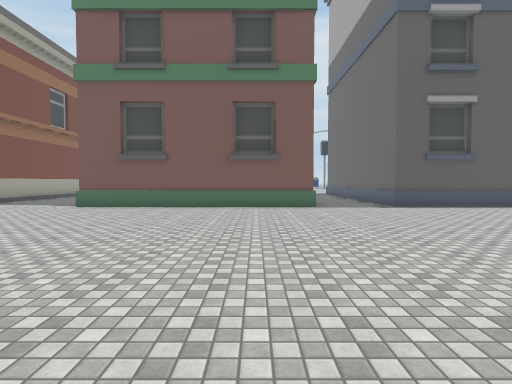
[1] (above)

22 first-person views from a walk through a 3-D level made in the Unity game engine. The camera is 1.5 m above the floor, tilts 2° down and sees 80° across. The floor is counted in squares, 2 m on a side. Each view is taken from the middle of a square. On the plan, view 1 faces up. The plan holds only what a view shows up to about 10 squares ahead; the rest is blank. The place goes on beyond the plan. Some surface patterns are stand-ins.

[2]
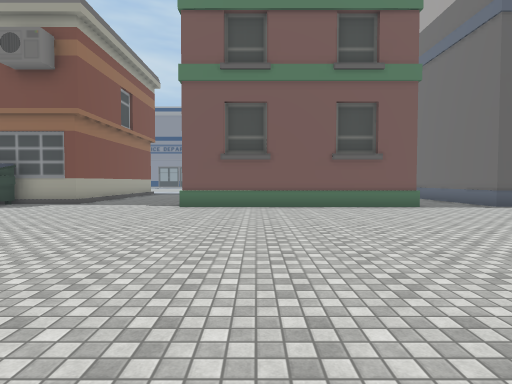

[3]
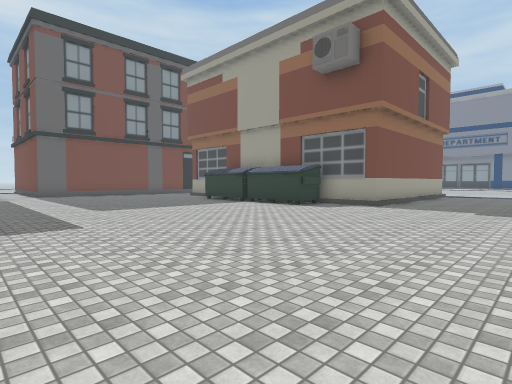

[4]
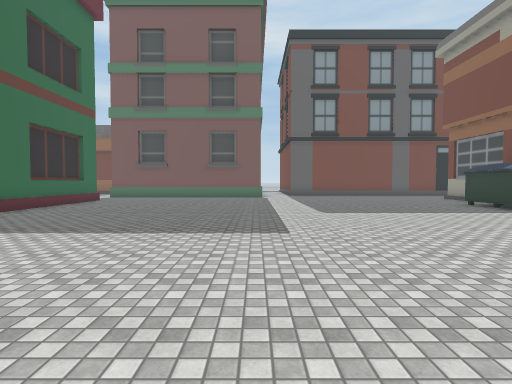

[5]
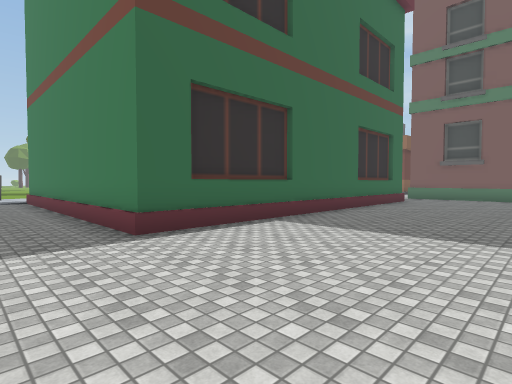

[6]
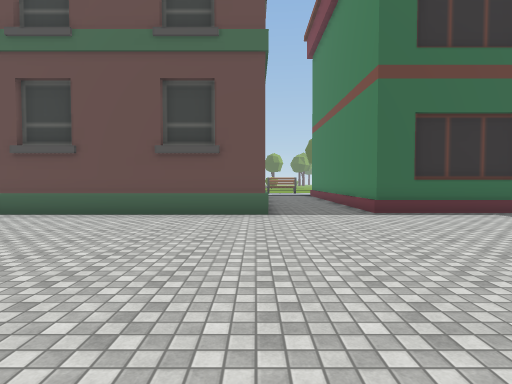

[7]
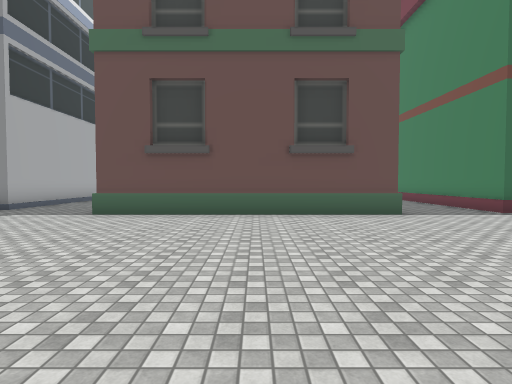

[8]
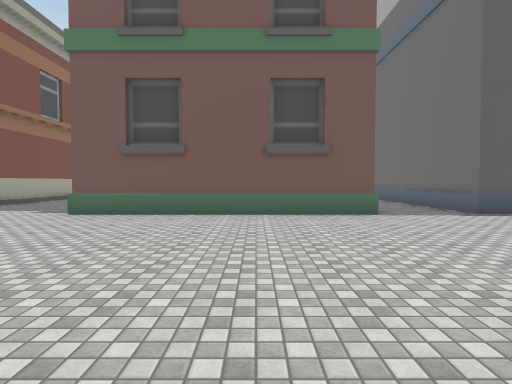

[9]
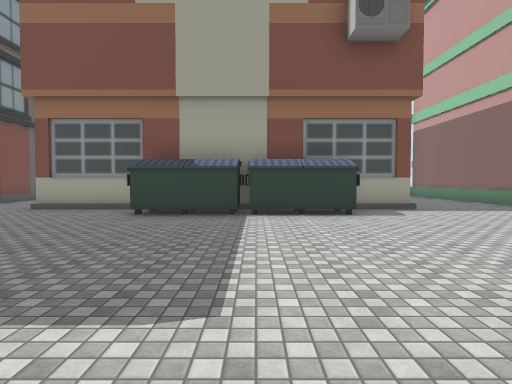

[10]
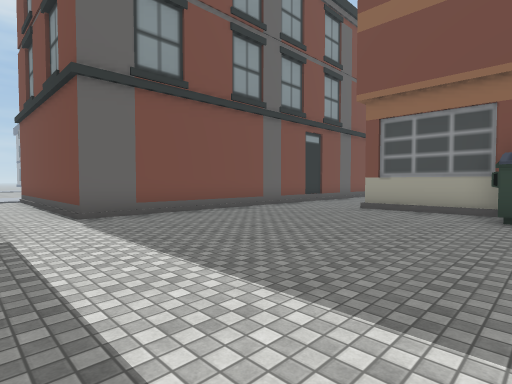

[11]
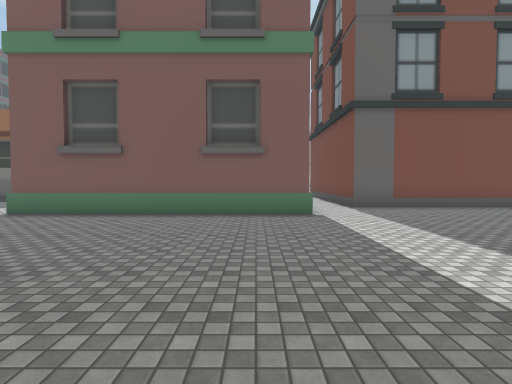

[12]
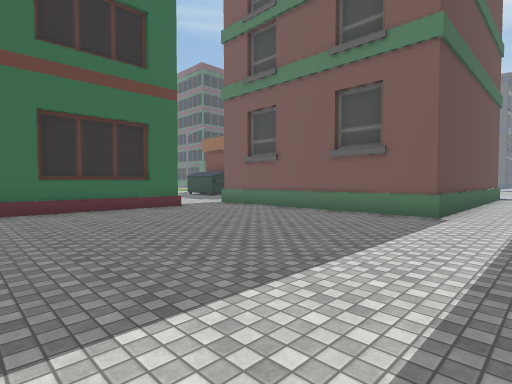

[13]
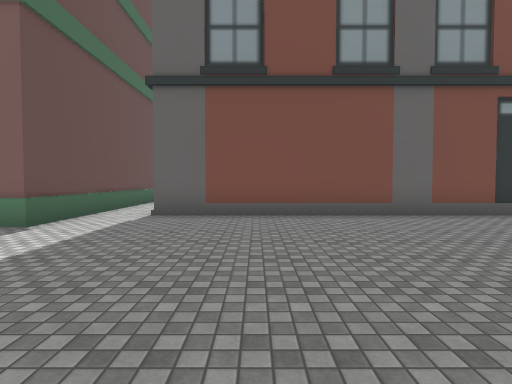

[14]
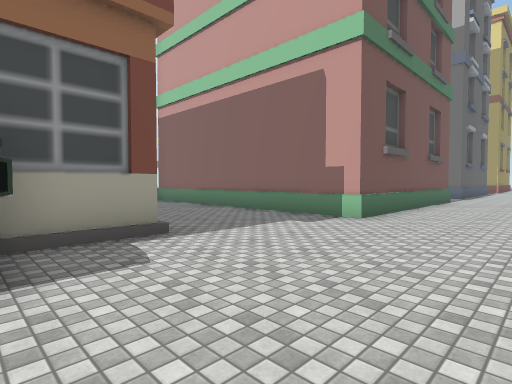

[15]
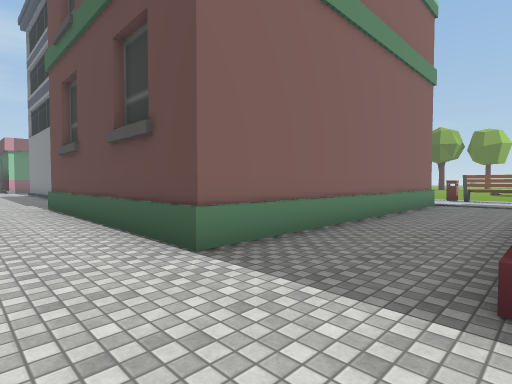

[16]
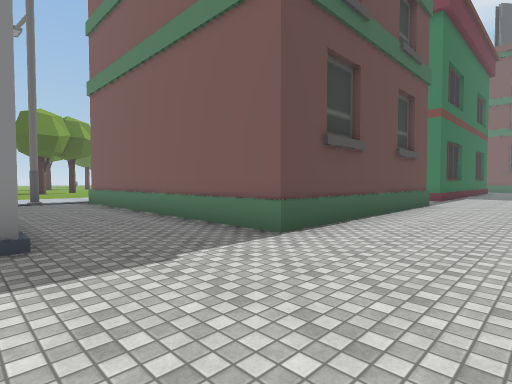

[17]
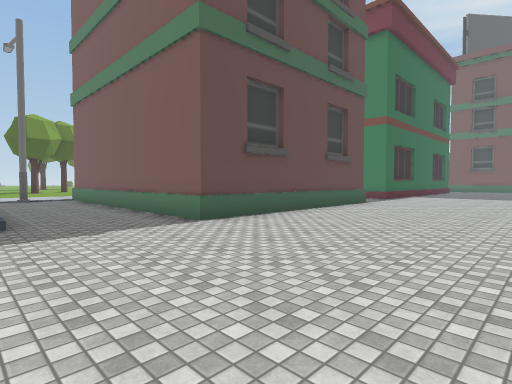

[18]
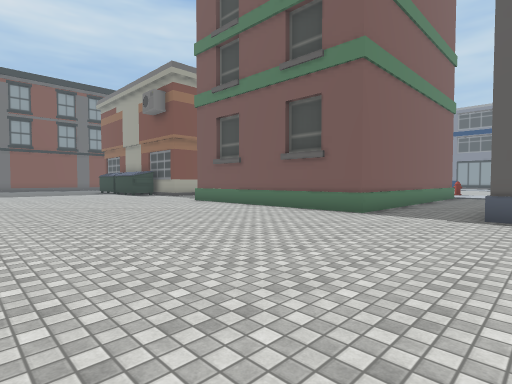

[19]
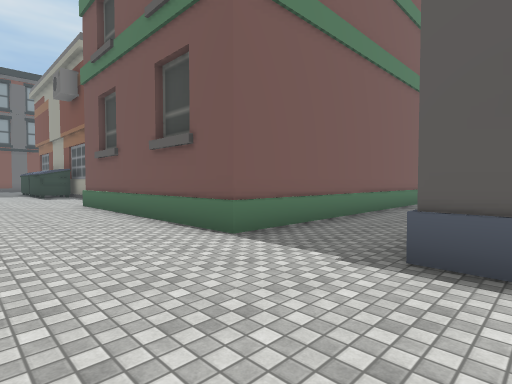

[20]
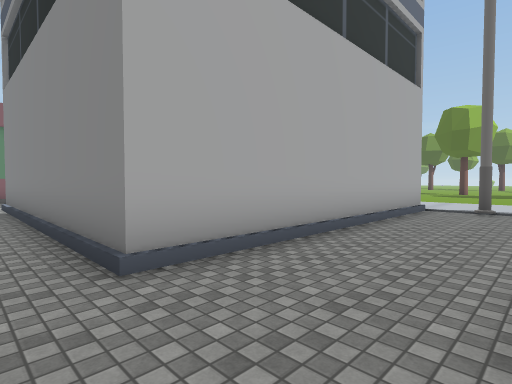

[21]
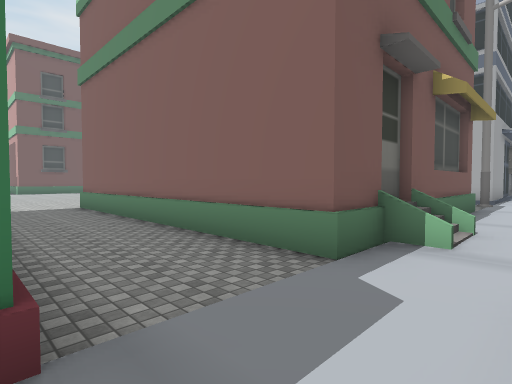

[22]
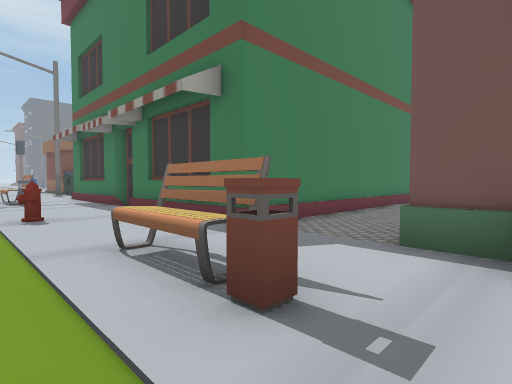

### Floor plan
Key: @ floor where view 1 was taken; # wall or solid block; . floor; B building; E bench; H hydrant; I bin; O other object.
Columns run from 24 left of view 1 to 5 right of it. Each row starts with its distance up from view 1.
 12   #..          #...#      ..B
 11   #..          #...#      ..B
 10   #...#B#  # BB#...##     ..B
  9   #.....OOOOOO.....B######..BB
  8   #...........................
  7   #...........................
  6   #...........................
  5  ##...........................
  4 ##B...........................
  3 ..............................
  2 ####B.........................
  1    ##.........................
  0     #...................@.....
 -1     #.........................
 -2     #.........................
 -3     #.........................
 -4     #.B#BB###BBB#..#######....
 -5                 #..#      ...#
 -6                 #..#      ...#
 -7                 #..#      ...#
 -8                 #..#      ...#
 -9                 #..#      ...#
-10                 #..#      ...#
-11                 #..#      ...#
-12          ########..####BB#.#.B
-13          ....   ....#B........
-14        OOO.......EE...     ...
-15         .....H....EI.      ...
-16                ......

Where each view was taken, in squares from view 1:
view 1: 0 up, 0 right, facing up
view 2: 0 up, 3 left, facing up
view 3: 1 up, 5 left, facing up-left
view 4: 2 up, 6 left, facing left
view 5: 0 up, 6 left, facing down-left
view 6: 3 up, 5 left, facing down
view 7: 3 up, 2 left, facing down
view 8: 2 up, 1 left, facing up
view 9: 2 up, 13 left, facing up
view 10: 2 up, 15 left, facing up-left
view 11: 1 up, 13 left, facing left
view 12: 4 up, 13 left, facing down-left
view 13: 6 up, 15 left, facing left
view 14: 6 up, 11 left, facing up-right
view 15: 2 down, 8 left, facing down-right
view 16: 1 down, 5 right, facing down-left
view 17: 1 up, 5 right, facing down-left
view 18: 2 up, 5 right, facing up-left
view 19: 6 up, 5 right, facing up-left
view 20: 4 down, 2 right, facing down-right
view 21: 14 down, 8 left, facing up-right
view 22: 16 down, 4 left, facing up-left
